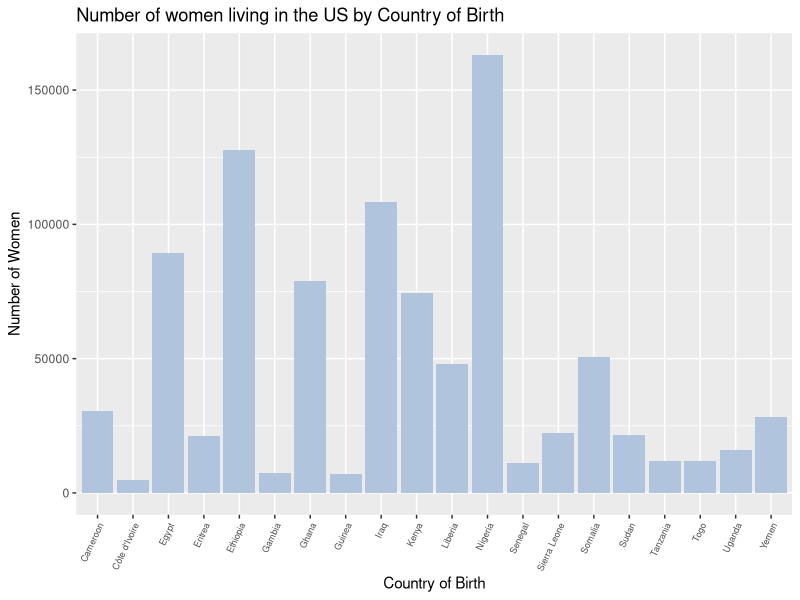
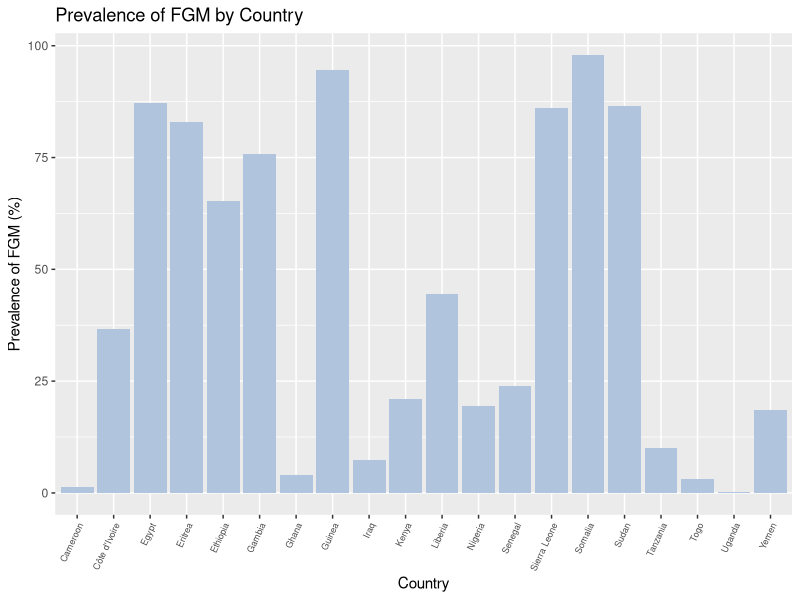
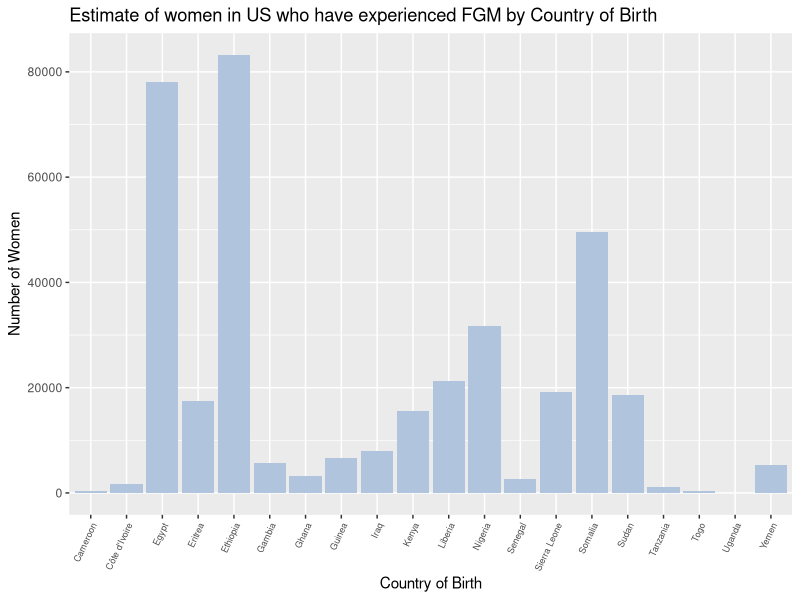

These charts were generated, in order, by the following R code:
## ---- chunk 1
library(readxl)
library(dplyr)
library(ggplot2)
library(tidyverse)
## ---- chunk 2
#Importing ACS data 
pob_acs <- read.csv("BST 260 Project Data.csv")
## ---- chunk 3
#Importing FGM Prev data 
fgm_prev <- read_xlsx("FGM-prevalence.xlsx")
## ---- chunk 4
#Filtering data set down to countries that practice FGM 
pob_fgm <- pob_acs %>% filter(Place.of.birth %in% c("Yemen",
                                                  "Iraq",
                                                  "Cameroon",
                                                  "Egypt",
                                                  "Ethiopia",
                                                  "Eritrea",
                                                  "Gambia",
                                                  "Ghana",
                                                  "Guinea",
                                                  "Ivory Coast (2017 or later)",
                                                  "Kenya",
                                                  "Liberia",
                                                  "Nigeria",
                                                  "Senegal",
                                                  "Sierra Leone",
                                                  "Somalia",
                                                  "Sudan",
                                                  "Tanzania",
                                                  "Togo",
                                                  "Uganda"))
## ---- chunk 5
#Changing the variable names 
pob_fgm <- pob_fgm %>% rename(Country = Place.of.birth)
fgm_prev <- fgm_prev %>% rename("fgm_prevalence" = "FGM prevalence among girls and women (%)")
## ---- chunk 6
# Changing the names of countries to match 
pob_fgm$Country <- str_replace_all(pob_fgm$Country, "Ivory Coast \\(2017 or later\\)", "Côte d'Ivoire")
fgm_prev$Country <- str_replace_all(fgm_prev$Country, "United Republic of Tanzania", "Tanzania")
## ---- chunk 7
#Join the dataset 
fgm_combined <- inner_join(pob_fgm, fgm_prev, by = c("Country"))
## ---- chunk 8
#Remove male and total population columns 
fgm_combined <- fgm_combined[-c(2,3)]
## ---- chunk 9
#Estimate the number of women who have experienced FGM in US 
fgm_combined$fgm_estimate <- fgm_combined$Female*(fgm_combined$fgm_prevalence/100)
## ---- chunk 10
#Total number of women in the US who are have experienced FGM 
fgm_combined %>% summarise(sum(fgm_estimate))
## ---- chunk 11
fgm_combined %>% 
  ggplot() +
  geom_bar(aes(x=Country, y = Female), stat = "identity", fill = "lightsteelblue") + 
  xlab("Country of Birth") + 
  ylab("Number of Women") +
  theme(axis.text.x = element_text(size = 6.5, angle = 65, hjust=1))+
  ggtitle("Number of women living in the US by Country of Birth") 
## ---- chunk 12
fgm_combined %>% 
  ggplot() +
  geom_bar(aes(x=Country, y = fgm_prevalence), stat = "identity", fill = "lightsteelblue") + 
  xlab("Country") + 
  ylab("Prevalence of FGM (%)") +
  theme(axis.text.x = element_text(size = 6.5, angle = 65, hjust=1))+
  ggtitle("Prevalence of FGM by Country") 
## ---- chunk 13
fgm_combined %>% 
  ggplot() +
  geom_bar(aes(x=Country, y = fgm_estimate), stat = "identity", fill = "lightsteelblue") + 
  xlab("Country of Birth") + 
  ylab("Number of Women") +
  theme(axis.text.x = element_text(size = 6.5, angle = 65, hjust=1))+
  ggtitle("Estimate of women in US who have experienced FGM by Country of Birth") 

